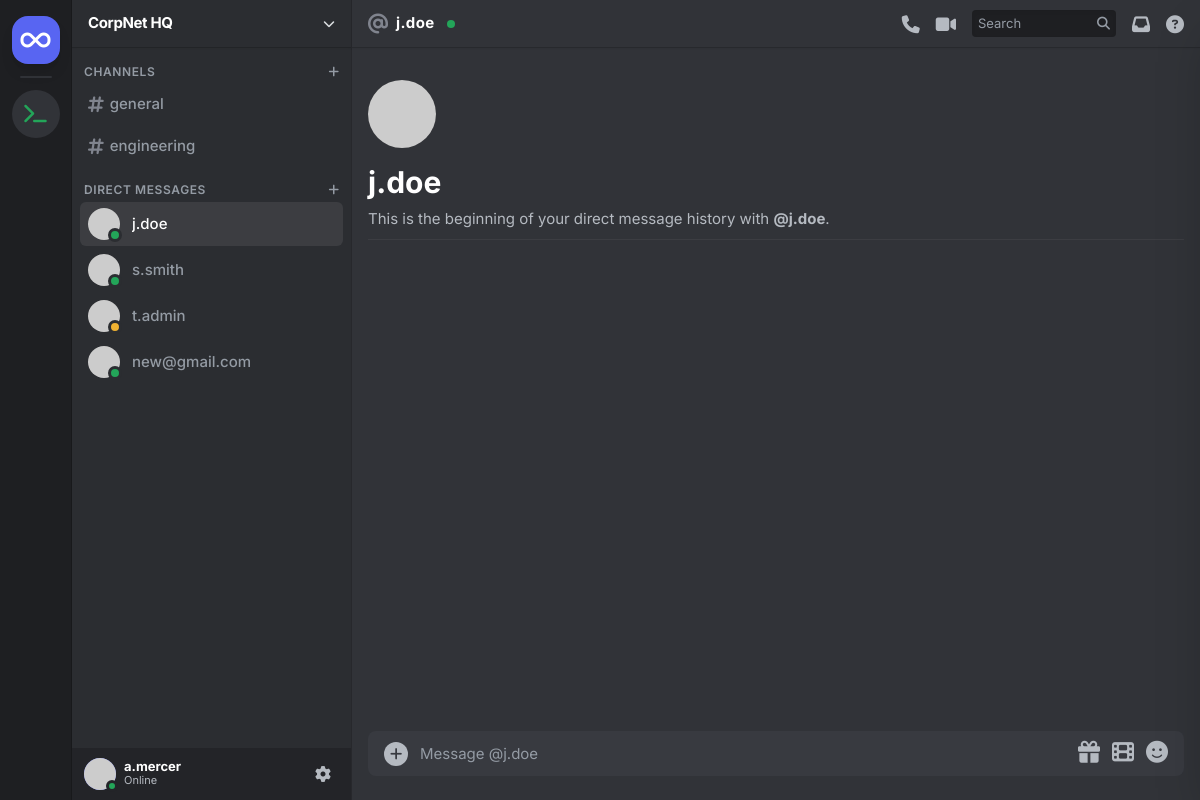
The page /app/j.doe (signed in) on the database its author committed.
### tables this page shows
CREATE TABLE users (
            id INTEGER PRIMARY KEY AUTOINCREMENT,
            username TEXT NOT NULL,
            password TEXT NOT NULL,
            role TEXT DEFAULT 'user',
            department TEXT DEFAULT 'General',
            title TEXT DEFAULT 'Employee',
            internal_profile TEXT,
            bio TEXT DEFAULT 'Hey there! I am using Nexus Connect.'
        );

### app.py (the view, shortened to what this page needs)
@app.route('/app', methods=['GET', 'POST'])
@app.route('/app/<target_user>', methods=['GET', 'POST'])
def app_chat(target_user=None):
    user = get_current_user()
    if not user:
        return redirect(url_for('login'))
    db = get_db()
    cursor = db.cursor()
    if target_user:
        cursor.execute("""
            SELECT * FROM messages
            WHERE channel='dm'
            AND ((sender=? AND receiver=?) OR (sender=? AND receiver=?))
            ORDER BY timestamp ASC
        """, (user['username'], target_user, target_user, user['username']))
    else:
        cursor.execute("SELECT * FROM messages WHERE channel='general' ORDER BY timestamp ASC")
    messages = cursor.fetchall()
    cursor.execute("SELECT id, username, role, title FROM users")
    users = cursor.fetchall()
    return render_template('index.html', messages=messages, current_user=user, users=users, active_channel=target_user or 'general')

### app.py (called while the page is built)
def get_db():
    db = getattr(g, '_database', None)
    if db is None:
        db = g._database = sqlite3.connect(DATABASE)
        db.row_factory = sqlite3.Row
    return db

@app.teardown_appcontext
def close_connection(exception):
    db = getattr(g, '_database', None)
    if db is not None:
        db.close()

def get_current_user():
    session_id = request.cookies.get('session_id')
    if not session_id:
        return None
    return getattr(app, 'sessions', {}).get(session_id)

### templates/index.html (shortened to what this page needs)
<!DOCTYPE html>
<html lang="en">
<head>
    <script src="https://cdn.tailwindcss.com"></script>
    <link rel="stylesheet" href="https://cdnjs.cloudflare.com/ajax/libs/font-awesome/6.4.0/css/all.min.css">
</head>
<body class="h-screen flex overflow-hidden main-bg text-[#DBDEE1]">
    <div class="w-[72px] bg-[#1E1F22] flex flex-col items-center py-4 gap-3 border-r border-black/20 flex-shrink-0 z-20">
        <a href="/app" class="w-12 h-12 bg-[#5865F2] rounded-[16px] flex items-center justify-center shadow-lg text-white hover:rounded-xl transition-all cursor-pointer relative group">
            <i class="fa-solid fa-infinity text-2xl"></i>
        </a>
        <div class="w-8 h-[2px] bg-[#313338] rounded-full"></div>
        {% if current_user.role == 'admin' %}
        <a href="/it/noc/diagnostics" class="w-12 h-12 bg-[#313338] rounded-[24px] flex items-center justify-center text-[#23a559] hover:bg-[#23a559] hover:text-white hover:rounded-xl transition-all cursor-pointer relative group" title="IT Admin Tools">
            <i class="fa-solid fa-terminal text-xl"></i>
        </a>
        {% endif %}
    </div>
    <div class="w-[280px] sidebar-bg flex flex-col border-r border-black/10 flex-shrink-0 z-10">
        <div class="h-12 flex items-center px-4 border-b border-black/20 shadow-sm cursor-pointer hover:bg-white/5 transition-colors">
            <h1 class="font-bold text-white tracking-tight text-[15px]">CorpNet HQ</h1>
            <i class="fa-solid fa-chevron-down ml-auto text-xs text-[#DBDEE1]"></i>
        </div>
        <div class="flex-1 overflow-y-auto py-4">
            <div class="px-2 mb-4">
                <div class="flex items-center justify-between text-xs font-semibold text-[#949BA4] hover:text-[#DBDEE1] cursor-pointer mb-1 px-1">
                    <span class="uppercase tracking-wider">Channels</span>
                    <i class="fa-solid fa-plus"></i>
                </div>
                <div class="space-y-[2px]">
                    <a href="/app" class="flex items-center gap-1.5 px-2 py-1.5 rounded-md text-[15px] {% if active_channel == 'general' %}channel-active font-medium{% else %}text-[#949BA4] channel-hover font-medium{% endif %} transition-colors">
                        <i class="fa-solid fa-hashtag text-lg text-[#80848E]"></i> general
                    </a>
                    <a href="#" class="flex items-center gap-1.5 px-2 py-1.5 rounded-md text-[15px] text-[#949BA4] channel-hover font-medium transition-colors">
                        <i class="fa-solid fa-hashtag text-lg text-[#80848E]"></i> engineering
                    </a>
                </div>
            </div>
            <div class="px-2">
                <div class="flex items-center justify-between text-xs font-semibold text-[#949BA4] hover:text-[#DBDEE1] cursor-pointer mb-1 px-1">
                    <span class="uppercase tracking-wider">Direct Messages</span>
                    <i class="fa-solid fa-plus"></i>
                </div>
                <div class="space-y-[2px]">
                    {% for u in users %}
                    {% if u.username != current_user.username %}
                    <a href="/app/{{ u.username }}" class="flex items-center gap-3 px-2 py-1.5 rounded-md text-[15px] {% if active_channel == u.username %}channel-active font-medium{% else %}text-[#949BA4] channel-hover font-medium{% endif %} transition-colors group">
                        <div class="relative flex-shrink-0">
                            <div class="w-8 h-8 rounded-full bg-[#1E1F22] flex items-center justify-center overflow-hidden">
                                <img src="https://ui-avatars.com/api/?name={{ u.username }}&background=1E1F22&color=fff&size=64&bold=true" class="w-full h-full" alt="Avatar">
                            </div>
                            {% if u.username == 't.admin' %}
                                <div class="absolute -bottom-0.5 -right-0.5 w-3.5 h-3.5 bg-[#F0B232] rounded-full border-[3px] border-[#2B2D31]" title="Idle"></div>
                            {% elif u.username == 'a.mercer' %}
                                <div class="absolute -bottom-0.5 -right-0.5 w-3.5 h-3.5 bg-[#F23F43] rounded-full border-[3px] border-[#2B2D31] flex items-center justify-center" title="Do Not Disturb"><div class="w-1.5 h-0.5 bg-[#2B2D31] rounded-full"></div></div>
                            {% else %}
                                <div class="absolute -bottom-0.5 -right-0.5 w-3.5 h-3.5 bg-[#23A559] rounded-full border-[3px] border-[#2B2D31]" title="Online"></div>
                            {% endif %}
                        </div>
                        <span class="truncate">{{ u.username }}</span>
                    </a>
                    {% endif %}
                    {% endfor %}
                </div>
            </div>
        </div>
        <div class="h-[52px] bg-[#232428] flex items-center px-2 flex-shrink-0">
            <a href="/app/settings" class="flex items-center gap-2 hover:bg-[#313338] p-1 rounded-md transition-colors cursor-pointer w-full group">
                <div class="relative">
                    <div class="w-8 h-8 rounded-full bg-[#5865F2] flex items-center justify-center overflow-hidden">
                        <img src="https://ui-avatars.com/api/?name={{ current_user.username }}&background=5865F2&color=fff&size=64&bold=true" class="w-full h-full" alt="Me">
                    </div>
                    <div class="absolute -bottom-0.5 -right-0.5 w-3 h-3 bg-[#23A559] rounded-full border-[3px] border-[#232428]"></div>
                </div>
                <div class="min-w-0 pb-0.5">
                    <p class="text-[13px] font-bold text-white leading-tight truncate group-hover:text-[#DBDEE1] transition-colors">{{ current_user.username }}</p>
                    <p class="text-[11px] text-[#B5BAC1] leading-tight truncate group-hover:text-[#DBDEE1]">Online</p>
                </div>
                <div class="ml-auto flex items-center gap-1 text-[#B5BAC1]">
                    <div class="w-8 h-8 rounded hover:bg-[#3f4147] flex items-center justify-center transition-colors">
                        <i class="fa-solid fa-gear"></i>
                    </div>
                </div>
            </a>
        </div>
    </div>
    <main class="flex-1 flex flex-col min-w-0 relative">
        <div class="h-12 border-b border-black/20 flex items-center justify-between px-4 flex-shrink-0 bg-[#313338] z-10 shadow-sm absolute top-0 w-full">
            <div class="flex items-center gap-2">
                {% if active_channel == 'general' %}
                    <i class="fa-solid fa-hashtag text-xl text-[#80848E]"></i>
                    <h2 class="font-bold text-[15px] text-white tracking-wide">general</h2>
                {% else %}
                    <i class="fa-solid fa-at text-xl text-[#80848E]"></i>
                    <h2 class="font-bold text-[15px] text-white tracking-wide">{{ active_channel }}</h2>
                    <div class="w-2 h-2 rounded-full bg-[#23A559] ml-1"></div>
                {% endif %}
            </div>
            <div class="flex items-center gap-4 text-[#B5BAC1]">
                <i class="fa-solid fa-phone text-lg hover:text-[#DBDEE1] cursor-pointer transition-colors" title="Start Call"></i>
                <i class="fa-solid fa-video text-lg hover:text-[#DBDEE1] cursor-pointer transition-colors" title="Start Video Call"></i>
                <div class="bg-[#1E1F22] rounded-[4px] flex items-center px-1.5 py-1 gap-1.5 w-36 transition-colors shadow-inner">
                    <input type="text" placeholder="Search" class="bg-transparent border-none outline-none text-[13px] text-white w-full placeholder-[#949BA4]">
                    <i class="fa-solid fa-magnifying-glass text-[13px] text-[#949BA4]"></i>
                </div>
                <i class="fa-solid fa-inbox text-lg hover:text-[#DBDEE1] cursor-pointer transition-colors"></i>
                <i class="fa-solid fa-circle-question text-lg hover:text-[#DBDEE1] cursor-pointer transition-colors"></i>
            </div>
        </div>
        <div class="flex-1 overflow-y-auto px-4 pt-14 pb-4" id="chat-container">
            <div class="mb-4 pt-6 pb-2 border-b border-white/5">
                {% if active_channel == 'general' %}
                    <div class="w-[68px] h-[68px] bg-[#41434A] rounded-full flex items-center justify-center mb-4 text-white">
                        <i class="fa-solid fa-hashtag text-4xl"></i>
                    </div>
                    <h1 class="text-3xl font-bold mb-2 text-white">Welcome to #general!</h1>
                    <p class="text-[#B5BAC1] text-[15px]">This is the start of the #general channel. This channel is for company-wide announcements and chatter.</p>
                {% else %}
                    <div class="w-[68px] h-[68px] rounded-full overflow-hidden mb-4 bg-[#1E1F22]">
                        <img src="https://ui-avatars.com/api/?name={{ active_channel }}&background=1E1F22&color=fff&size=128&bold=true" alt="Avatar" class="w-full h-full object-cover">
                    </div>
                    <h1 class="text-3xl font-bold mb-2 text-white">{{ active_channel }}</h1>
                    <p class="text-[#B5BAC1] text-[15px]">This is the beginning of your direct message history with <strong>@{{ active_channel }}</strong>.</p>
                {% endif %}
            </div>
            <div class="space-y-0 pb-2">
            </div>
        </div>
        <div class="px-4 pb-6 pt-0 relative z-20">
            {% set submit_url = "/app/" + active_channel if active_channel != 'general' else "/app" %}
            <form method="POST" action="{{ submit_url }}" class="bg-[#383A40] rounded-[8px] flex flex-col relative overflow-hidden">
                <div class="flex px-4 py-2.5 items-center">
                    <button type="button" class="w-6 h-6 mr-3 flex-shrink-0 flex items-center justify-center bg-[#B5BAC1] hover:bg-[#DBDEE1] text-[#383A40] rounded-full transition-colors" title="Upload File">
                        <i class="fa-solid fa-plus text-sm"></i>
                    </button>
                    <textarea name="content" rows="1" placeholder="Message {% if active_channel == 'general' %}#general{% else %}@{{ active_channel }}{% endif %}" class="w-full resize-none bg-transparent text-[15px] text-[#DBDEE1] outline-none placeholder:text-[#949BA4] self-center leading-[22px] max-h-[50vh]" style="overflow:hidden;"></textarea>
                    <div class="flex gap-3 text-[#B5BAC1] ml-3 items-center">
                        <button type="button" class="hover:text-[#DBDEE1] transition-colors" title="Send a gift"><i class="fa-solid fa-gift text-[22px]"></i></button>
                        <button type="button" class="hover:text-[#DBDEE1] transition-colors" title="Add GIF"><i class="fa-solid fa-film text-[22px]"></i></button>
                        <button type="button" class="hover:text-[#DBDEE1] transition-colors" title="Select Emoji"><i class="fa-solid fa-face-smile text-[22px]"></i></button>
                    </div>
                </div>
            </form>
        </div>
    </main>
</body>
</html>

### templates/index.html (style rules this page uses)
body { font-family: 'Inter', sans-serif; background-color: #313338; color: #f8fafc; }
.sidebar-bg { background-color: #2B2D31; }
.main-bg { background-color: #313338; }
.channel-active { background-color: rgba(255, 255, 255, 0.08); color: #fff; }

### rows shown on the page
users: username "j.doe"
users: username "s.smith"
users: username "t.admin"
users: username "new@gmail.com"
users: username "a.mercer"
